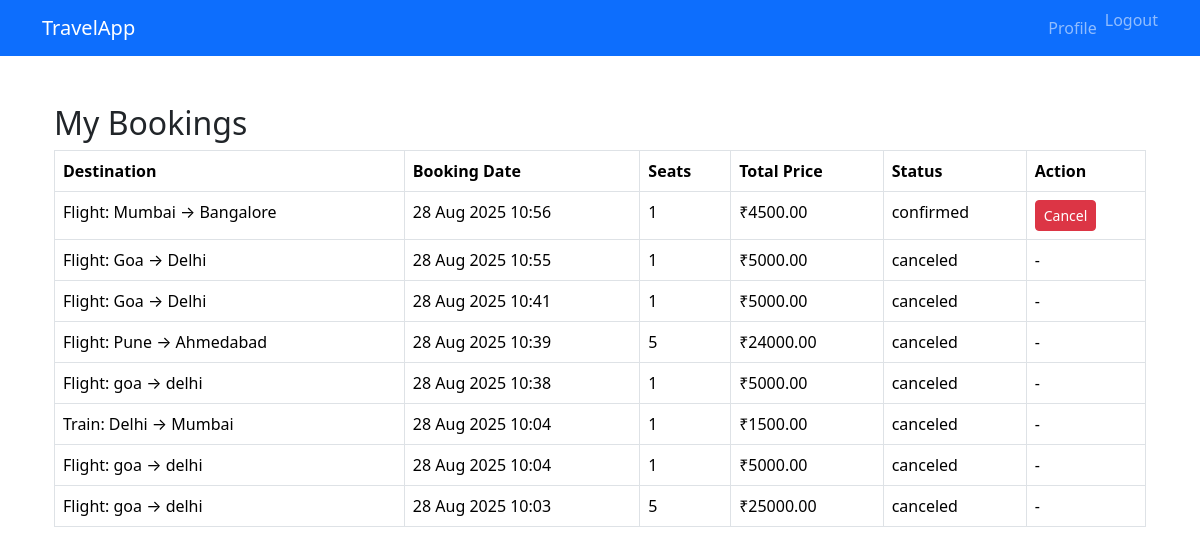
Screenshot of /my_bookings/ (signed in) with the database file from the repository.
### bookings/models.py (models this page shows, shortened)
class Booking(models.Model):
    STATUS_CHOICES = [
        ('pending', 'Pending'),
        ('confirmed', 'Confirmed'),
        ('canceled', 'Canceled'),
    ]
    user = models.ForeignKey(settings.AUTH_USER_MODEL, on_delete=models.CASCADE)
    destination = models.ForeignKey(Destination, on_delete=models.CASCADE)
    seats = models.PositiveIntegerField(default=1)
    total_price = models.DecimalField(max_digits=10, decimal_places=2)
    booking_date = models.DateTimeField(default=timezone.now)
    status = models.CharField(max_length=20, choices=STATUS_CHOICES, default='pending')

### travel_options/models.py (models this page shows, shortened)
class Destination(models.Model):
    TRAVEL_TYPES = [
        ('Flight', 'Flight'),
        ('Train', 'Train'),
        ('Bus', 'Bus'),
    ]
    name = models.CharField(max_length=100)
    description = models.TextField()
    travel_type = models.CharField(max_length=10, choices=TRAVEL_TYPES)
    source = models.CharField(max_length=100)
    destination = models.CharField(max_length=100)
    datetime = models.DateTimeField()
    price = models.DecimalField(max_digits=10, decimal_places=2)
    available_seats = models.PositiveIntegerField()

### bookings/views.py (the view)
# urls.py: path("", views.my_bookings, name="my_bookings"),
@login_required
def my_bookings(request):
    bookings = Booking.objects.filter(user=request.user).order_by('-booking_date')
    return render(request, 'bookings/my_bookings.html', {'bookings': bookings})

### bookings/templates/bookings/my_bookings.html
{% extends 'base.html' %}
{% block content %}
<div class="container mt-5">
    <h2>My Bookings</h2>
    <table class="table table-bordered">
        <thead>
            <tr>
                <th>Destination</th>
                <th>Booking Date</th>
                <th>Seats</th>
                <th>Total Price</th>
                <th>Status</th>
                <th>Action</th>
            </tr>
        </thead>
        <tbody>
            {% for booking in bookings %}
            <tr>
                <td>{{ booking.destination.travel_type }}: {{ booking.destination.source }} → {{ booking.destination.destination }}</td>
                <td>{{ booking.booking_date|date:"d M Y H:i" }}</td>
                <td>{{ booking.seats }}</td>
                <td>₹{{ booking.total_price }}</td>
                <td>{{ booking.status }}</td>
                <td>
                    {% if booking.status != 'canceled' %}
                    <a href="{% url 'cancel_booking' booking.id %}" class="btn btn-danger btn-sm">Cancel</a>
                    {% else %}
                    -
                    {% endif %}
                </td>
            </tr>
            {% empty %}
            <tr>
                <td colspan="6" class="text-center">No bookings yet.</td>
            </tr>
            {% endfor %}
        </tbody>
    </table>
</div>
{% endblock %}

### rows the page displays
Booking: destination.travel_type "Flight", destination.source "Mumbai", destination.destination "Bangalore", booking_date "28 Aug 2025 10:56", seats "1", total_price "4500.00", status "confirmed", shows "Cancel"
Booking: destination.travel_type "Flight", destination.source "Goa", destination.destination "Delhi", booking_date "28 Aug 2025 10:55", seats "1", total_price "5000.00", status "canceled"
Booking: destination.travel_type "Flight", destination.source "Goa", destination.destination "Delhi", booking_date "28 Aug 2025 10:41", seats "1", total_price "5000.00", status "canceled"
Booking: destination.travel_type "Flight", destination.source "Pune", destination.destination "Ahmedabad", booking_date "28 Aug 2025 10:39", seats "5", total_price "24000.00", status "canceled"
Booking: destination.travel_type "Flight", destination.source "goa", destination.destination "delhi", booking_date "28 Aug 2025 10:38", seats "1", total_price "5000.00", status "canceled"
Booking: destination.travel_type "Train", destination.source "Delhi", destination.destination "Mumbai", booking_date "28 Aug 2025 10:04", seats "1", total_price "1500.00", status "canceled"
Booking: destination.travel_type "Flight", destination.source "goa", destination.destination "delhi", booking_date "28 Aug 2025 10:04", seats "1", total_price "5000.00", status "canceled"
Booking: destination.travel_type "Flight", destination.source "goa", destination.destination "delhi", booking_date "28 Aug 2025 10:03", seats "5", total_price "25000.00", status "canceled"
